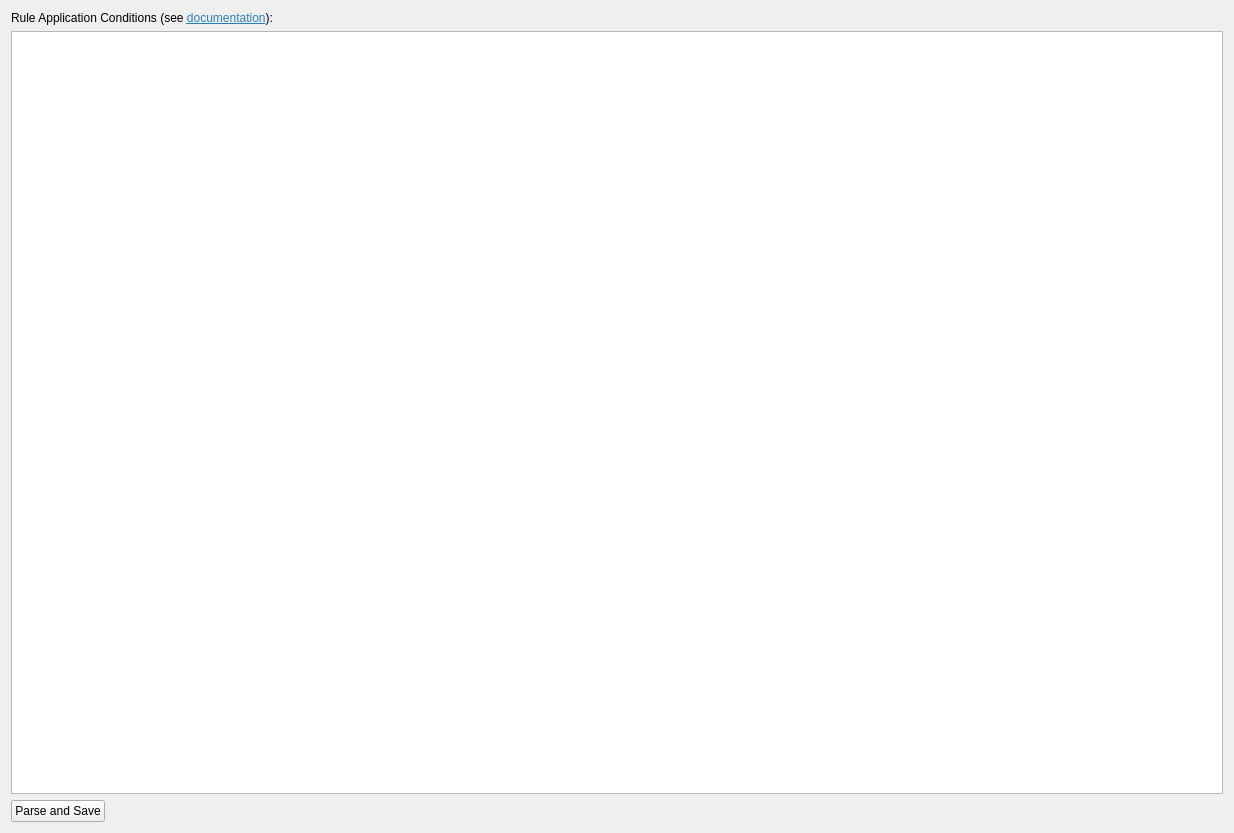
<?xml version="1.0" encoding="UTF-8"?>
<ui version="4.0">
 <class>RuleCondition</class>
 <widget class="QWidget" name="RuleCondition">
  <property name="geometry">
   <rect>
    <x>0</x>
    <y>0</y>
    <width>1234</width>
    <height>833</height>
   </rect>
  </property>
  <property name="sizePolicy">
   <sizepolicy hsizetype="Preferred" vsizetype="Expanding">
    <horstretch>0</horstretch>
    <verstretch>0</verstretch>
   </sizepolicy>
  </property>
  <property name="windowTitle">
   <string>Conditions</string>
  </property>
  <layout class="QGridLayout" name="gridLayout">
   <item row="0" column="0">
    <layout class="QVBoxLayout" name="verticalLayout">
     <item>
      <widget class="QLabel" name="lblTitle">
       <property name="text">
        <string>&lt;html&gt;&lt;head/&gt;&lt;body&gt;&lt;p&gt;Rule Application Conditions (see &lt;a href=&quot;https://hal.inria.fr/hal-01566525&quot;&gt;&lt;span style=&quot; text-decoration: underline; color:#2980b9;&quot;&gt;documentation&lt;/span&gt;&lt;/a&gt;):&lt;/p&gt;&lt;/body&gt;&lt;/html&gt;</string>
       </property>
       <property name="openExternalLinks">
        <bool>true</bool>
       </property>
       <property name="textInteractionFlags">
        <set>Qt::LinksAccessibleByKeyboard|Qt::LinksAccessibleByMouse</set>
       </property>
      </widget>
     </item>
     <item>
      <widget class="QPlainTextEdit" name="conditionsText">
       <property name="sizePolicy">
        <sizepolicy hsizetype="Expanding" vsizetype="Expanding">
         <horstretch>0</horstretch>
         <verstretch>0</verstretch>
        </sizepolicy>
       </property>
      </widget>
     </item>
     <item>
      <layout class="QHBoxLayout" name="horizontalLayout">
       <item>
        <widget class="QPushButton" name="parseButton">
         <property name="text">
          <string>Parse and Save</string>
         </property>
        </widget>
       </item>
       <item>
        <spacer name="horizontalSpacer">
         <property name="orientation">
          <enum>Qt::Horizontal</enum>
         </property>
         <property name="sizeHint" stdset="0">
          <size>
           <width>40</width>
           <height>20</height>
          </size>
         </property>
        </spacer>
       </item>
       <item>
        <widget class="QLabel" name="conditionParsingResult">
         <property name="enabled">
          <bool>false</bool>
         </property>
         <property name="text">
          <string/>
         </property>
        </widget>
       </item>
      </layout>
     </item>
    </layout>
   </item>
  </layout>
 </widget>
 <resources/>
 <connections/>
</ui>
